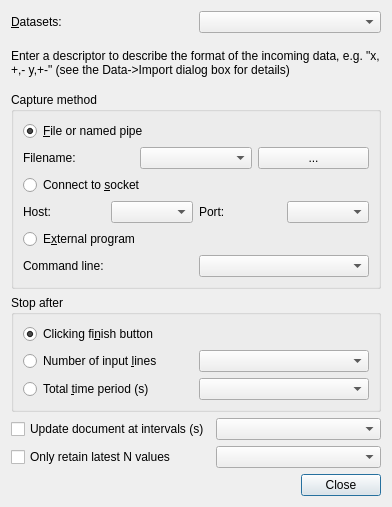
<?xml version="1.0" encoding="UTF-8"?>
<ui version="4.0">
 <class>CaptureDialog</class>
 <widget class="QDialog" name="CaptureDialog">
  <property name="geometry">
   <rect>
    <x>0</x>
    <y>0</y>
    <width>392</width>
    <height>507</height>
   </rect>
  </property>
  <property name="windowTitle">
   <string>Capture data - OpenReliability</string>
  </property>
  <layout class="QVBoxLayout" name="verticalLayout_2">
   <item>
    <layout class="QHBoxLayout" name="horizontalLayout">
     <item>
      <widget class="QLabel" name="label">
       <property name="text">
        <string>&amp;Datasets:</string>
       </property>
       <property name="buddy">
        <cstring>descriptorEdit</cstring>
       </property>
      </widget>
     </item>
     <item>
      <widget class="HistoryCombo" name="descriptorEdit"/>
     </item>
    </layout>
   </item>
   <item>
    <widget class="QLabel" name="label_5">
     <property name="text">
      <string>Enter a descriptor to describe the format of the incoming data, e.g. &quot;x,+,- y,+-&quot; (see the Data-&gt;Import dialog box for details)</string>
     </property>
     <property name="wordWrap">
      <bool>true</bool>
     </property>
    </widget>
   </item>
   <item>
    <widget class="QGroupBox" name="captureGroup">
     <property name="title">
      <string>Capture method</string>
     </property>
     <layout class="QVBoxLayout" name="verticalLayout">
      <item>
       <widget class="QRadioButton" name="captureFileButton">
        <property name="text">
         <string>&amp;File or named pipe</string>
        </property>
        <property name="checked">
         <bool>true</bool>
        </property>
       </widget>
      </item>
      <item>
       <layout class="QHBoxLayout" name="horizontalLayout_2">
        <item>
         <widget class="QLabel" name="label_2">
          <property name="text">
           <string>Filename:</string>
          </property>
          <property name="buddy">
           <cstring>filenameEdit</cstring>
          </property>
         </widget>
        </item>
        <item>
         <widget class="HistoryCombo" name="filenameEdit"/>
        </item>
        <item>
         <widget class="QPushButton" name="browseButton">
          <property name="sizePolicy">
           <sizepolicy hsizetype="Minimum" vsizetype="Fixed">
            <horstretch>0</horstretch>
            <verstretch>0</verstretch>
           </sizepolicy>
          </property>
          <property name="toolTip">
           <string>Browse for file</string>
          </property>
          <property name="text">
           <string>...</string>
          </property>
          <property name="autoDefault">
           <bool>false</bool>
          </property>
         </widget>
        </item>
       </layout>
      </item>
      <item>
       <widget class="QRadioButton" name="captureInternetButton">
        <property name="text">
         <string>Connect to &amp;socket</string>
        </property>
       </widget>
      </item>
      <item>
       <layout class="QHBoxLayout" name="horizontalLayout_3">
        <item>
         <widget class="QLabel" name="label_3">
          <property name="text">
           <string>Host:</string>
          </property>
          <property name="buddy">
           <cstring>hostEdit</cstring>
          </property>
         </widget>
        </item>
        <item>
         <widget class="HistoryCombo" name="hostEdit">
          <property name="text" stdset="0">
           <string/>
          </property>
         </widget>
        </item>
        <item>
         <widget class="QLabel" name="label_4">
          <property name="text">
           <string>Port:</string>
          </property>
         </widget>
        </item>
        <item>
         <widget class="HistoryCombo" name="portEdit">
          <property name="toolTip">
           <string>TCP port to connect to</string>
          </property>
          <property name="text" stdset="0">
           <string/>
          </property>
         </widget>
        </item>
       </layout>
      </item>
      <item>
       <widget class="QRadioButton" name="captureProgramButton">
        <property name="text">
         <string>E&amp;xternal program</string>
        </property>
       </widget>
      </item>
      <item>
       <layout class="QHBoxLayout" name="horizontalLayout_5">
        <item>
         <widget class="QLabel" name="label_6">
          <property name="text">
           <string>Command line:</string>
          </property>
          <property name="buddy">
           <cstring>commandLineEdit</cstring>
          </property>
         </widget>
        </item>
        <item>
         <widget class="HistoryCombo" name="commandLineEdit"/>
        </item>
       </layout>
      </item>
     </layout>
    </widget>
   </item>
   <item>
    <widget class="QGroupBox" name="stopGroup">
     <property name="title">
      <string>Stop after</string>
     </property>
     <layout class="QGridLayout" name="gridLayout">
      <item row="0" column="0">
       <widget class="QRadioButton" name="clickingStopButton">
        <property name="text">
         <string>Clicking fi&amp;nish button</string>
        </property>
        <property name="checked">
         <bool>true</bool>
        </property>
       </widget>
      </item>
      <item row="1" column="1">
       <widget class="HistoryCombo" name="numLinesStopEdit">
        <property name="text" stdset="0">
         <string/>
        </property>
       </widget>
      </item>
      <item row="1" column="0">
       <widget class="QRadioButton" name="numLinesStopButton">
        <property name="text">
         <string>Number of input &amp;lines</string>
        </property>
       </widget>
      </item>
      <item row="2" column="0">
       <widget class="QRadioButton" name="timeStopButton">
        <property name="text">
         <string>Total &amp;time period (s)</string>
        </property>
       </widget>
      </item>
      <item row="2" column="1">
       <widget class="HistoryCombo" name="timeStopEdit">
        <property name="text" stdset="0">
         <string/>
        </property>
       </widget>
      </item>
     </layout>
    </widget>
   </item>
   <item>
    <layout class="QGridLayout" name="gridLayout_2">
     <item row="0" column="0">
      <widget class="HistoryCheck" name="updateIntervalsCheck">
       <property name="sizePolicy">
        <sizepolicy hsizetype="Expanding" vsizetype="Fixed">
         <horstretch>0</horstretch>
         <verstretch>0</verstretch>
        </sizepolicy>
       </property>
       <property name="text">
        <string>Update document at intervals (s)</string>
       </property>
      </widget>
     </item>
     <item row="0" column="1">
      <widget class="HistoryCombo" name="updateIntervalsEdit">
       <property name="sizePolicy">
        <sizepolicy hsizetype="MinimumExpanding" vsizetype="Fixed">
         <horstretch>0</horstretch>
         <verstretch>0</verstretch>
        </sizepolicy>
       </property>
      </widget>
     </item>
     <item row="1" column="0">
      <widget class="HistoryCheck" name="tailCheck">
       <property name="text">
        <string>Only retain latest N values</string>
       </property>
      </widget>
     </item>
     <item row="1" column="1">
      <widget class="HistoryCombo" name="tailEdit">
       <property name="toolTip">
        <string>Maximum number of values to retain</string>
       </property>
      </widget>
     </item>
    </layout>
   </item>
   <item>
    <widget class="QDialogButtonBox" name="buttonBox">
     <property name="standardButtons">
      <set>QDialogButtonBox::Close</set>
     </property>
    </widget>
   </item>
  </layout>
 </widget>
 <customwidgets>
  <customwidget>
   <class>HistoryCombo</class>
   <extends>QComboBox</extends>
   <header>historycombo.h</header>
  </customwidget>
  <customwidget>
   <class>HistoryCheck</class>
   <extends>QCheckBox</extends>
   <header>historycheck.h</header>
  </customwidget>
 </customwidgets>
 <resources/>
 <connections>
  <connection>
   <sender>buttonBox</sender>
   <signal>rejected()</signal>
   <receiver>CaptureDialog</receiver>
   <slot>close()</slot>
   <hints>
    <hint type="sourcelabel">
     <x>195</x>
     <y>461</y>
    </hint>
    <hint type="destinationlabel">
     <x>180</x>
     <y>243</y>
    </hint>
   </hints>
  </connection>
 </connections>
</ui>
